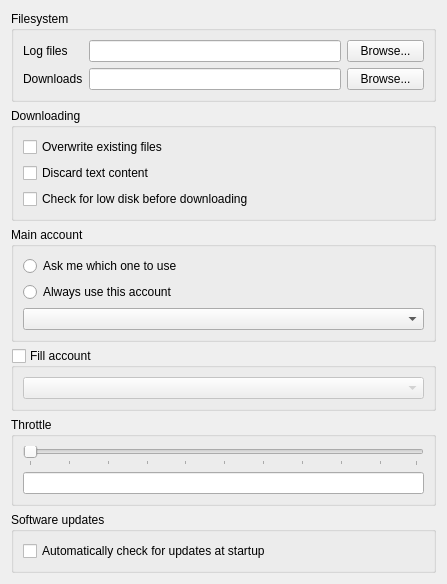
<?xml version="1.0" encoding="UTF-8"?>
<ui version="4.0">
 <class>CoreSettings</class>
 <widget class="QWidget" name="CoreSettings">
  <property name="geometry">
   <rect>
    <x>0</x>
    <y>0</y>
    <width>447</width>
    <height>583</height>
   </rect>
  </property>
  <property name="windowTitle">
   <string>Settings</string>
  </property>
  <layout class="QVBoxLayout" name="verticalLayout">
   <item>
    <widget class="QGroupBox" name="groupBox">
     <property name="title">
      <string>Filesystem</string>
     </property>
     <layout class="QHBoxLayout" name="horizontalLayout_6">
      <item>
       <layout class="QGridLayout" name="gridLayout">
        <item row="0" column="0">
         <widget class="QLabel" name="label_2">
          <property name="text">
           <string>Log files</string>
          </property>
         </widget>
        </item>
        <item row="0" column="1">
         <widget class="QLineEdit" name="editLogFiles">
          <property name="sizePolicy">
           <sizepolicy hsizetype="Minimum" vsizetype="Fixed">
            <horstretch>0</horstretch>
            <verstretch>0</verstretch>
           </sizepolicy>
          </property>
          <property name="toolTip">
           <string>Location for application log files</string>
          </property>
         </widget>
        </item>
        <item row="0" column="2">
         <widget class="QPushButton" name="btnBrowseLog">
          <property name="maximumSize">
           <size>
            <width>77</width>
            <height>16777215</height>
           </size>
          </property>
          <property name="text">
           <string>Browse...</string>
          </property>
         </widget>
        </item>
        <item row="1" column="0">
         <widget class="QLabel" name="label_3">
          <property name="text">
           <string>Downloads</string>
          </property>
         </widget>
        </item>
        <item row="1" column="1">
         <widget class="QLineEdit" name="editDownloads">
          <property name="sizePolicy">
           <sizepolicy hsizetype="Expanding" vsizetype="Fixed">
            <horstretch>0</horstretch>
            <verstretch>0</verstretch>
           </sizepolicy>
          </property>
          <property name="toolTip">
           <string>Default location for downloads</string>
          </property>
         </widget>
        </item>
        <item row="1" column="2">
         <widget class="QPushButton" name="btnBrowseDownloads">
          <property name="maximumSize">
           <size>
            <width>77</width>
            <height>16777215</height>
           </size>
          </property>
          <property name="text">
           <string>Browse...</string>
          </property>
         </widget>
        </item>
       </layout>
      </item>
     </layout>
    </widget>
   </item>
   <item>
    <widget class="QGroupBox" name="groupBox_8">
     <property name="title">
      <string>Downloading</string>
     </property>
     <layout class="QGridLayout" name="gridLayout_4">
      <item row="0" column="0">
       <widget class="QCheckBox" name="chkOverwriteExisting">
        <property name="toolTip">
         <string/>
        </property>
        <property name="layoutDirection">
         <enum>Qt::LeftToRight</enum>
        </property>
        <property name="text">
         <string>Overwrite existing files</string>
        </property>
       </widget>
      </item>
      <item row="1" column="0">
       <widget class="QCheckBox" name="chkDiscardText">
        <property name="layoutDirection">
         <enum>Qt::LeftToRight</enum>
        </property>
        <property name="text">
         <string>Discard text content</string>
        </property>
       </widget>
      </item>
      <item row="2" column="0">
       <widget class="QCheckBox" name="chkCheckLowDisk">
        <property name="text">
         <string>Check for low disk before downloading</string>
        </property>
       </widget>
      </item>
     </layout>
    </widget>
   </item>
   <item>
    <widget class="QGroupBox" name="groupBox_9">
     <property name="title">
      <string>Main account</string>
     </property>
     <layout class="QVBoxLayout" name="verticalLayout_5">
      <item>
       <layout class="QVBoxLayout" name="verticalLayout_6">
        <item>
         <widget class="QRadioButton" name="rdbAskAccount">
          <property name="text">
           <string>Ask me which one to use</string>
          </property>
         </widget>
        </item>
        <item>
         <widget class="QRadioButton" name="rdbUseAccount">
          <property name="text">
           <string>Always use this account</string>
          </property>
         </widget>
        </item>
        <item>
         <widget class="QComboBox" name="cmbMainAccount">
          <property name="enabled">
           <bool>true</bool>
          </property>
         </widget>
        </item>
       </layout>
      </item>
     </layout>
    </widget>
   </item>
   <item>
    <widget class="QGroupBox" name="grpFillAccount">
     <property name="title">
      <string>Fill account</string>
     </property>
     <property name="checkable">
      <bool>true</bool>
     </property>
     <property name="checked">
      <bool>false</bool>
     </property>
     <layout class="QVBoxLayout" name="verticalLayout_8">
      <item>
       <widget class="QComboBox" name="cmbFillAccount"/>
      </item>
     </layout>
    </widget>
   </item>
   <item>
    <widget class="QGroupBox" name="groupBox_2">
     <property name="title">
      <string>Throttle</string>
     </property>
     <layout class="QVBoxLayout" name="verticalLayout_9">
      <item>
       <widget class="QSlider" name="sliderThrottle">
        <property name="minimum">
         <number>1</number>
        </property>
        <property name="maximum">
         <number>160</number>
        </property>
        <property name="singleStep">
         <number>1</number>
        </property>
        <property name="pageStep">
         <number>16</number>
        </property>
        <property name="orientation">
         <enum>Qt::Horizontal</enum>
        </property>
        <property name="invertedAppearance">
         <bool>false</bool>
        </property>
        <property name="invertedControls">
         <bool>false</bool>
        </property>
        <property name="tickPosition">
         <enum>QSlider::TicksBelow</enum>
        </property>
       </widget>
      </item>
      <item>
       <widget class="QLineEdit" name="editThrottle">
        <property name="readOnly">
         <bool>true</bool>
        </property>
       </widget>
      </item>
     </layout>
    </widget>
   </item>
   <item>
    <widget class="QGroupBox" name="groupBox_6">
     <property name="title">
      <string>Software updates</string>
     </property>
     <layout class="QHBoxLayout" name="horizontalLayout">
      <item>
       <widget class="QCheckBox" name="chkUpdates">
        <property name="text">
         <string>Automatically check for updates at startup</string>
        </property>
       </widget>
      </item>
     </layout>
    </widget>
   </item>
  </layout>
 </widget>
 <tabstops>
  <tabstop>editLogFiles</tabstop>
  <tabstop>btnBrowseLog</tabstop>
  <tabstop>editDownloads</tabstop>
  <tabstop>btnBrowseDownloads</tabstop>
  <tabstop>chkOverwriteExisting</tabstop>
  <tabstop>chkDiscardText</tabstop>
  <tabstop>chkCheckLowDisk</tabstop>
  <tabstop>rdbAskAccount</tabstop>
  <tabstop>rdbUseAccount</tabstop>
  <tabstop>cmbMainAccount</tabstop>
  <tabstop>grpFillAccount</tabstop>
  <tabstop>cmbFillAccount</tabstop>
  <tabstop>sliderThrottle</tabstop>
  <tabstop>editThrottle</tabstop>
  <tabstop>chkUpdates</tabstop>
 </tabstops>
 <resources/>
 <connections/>
</ui>
